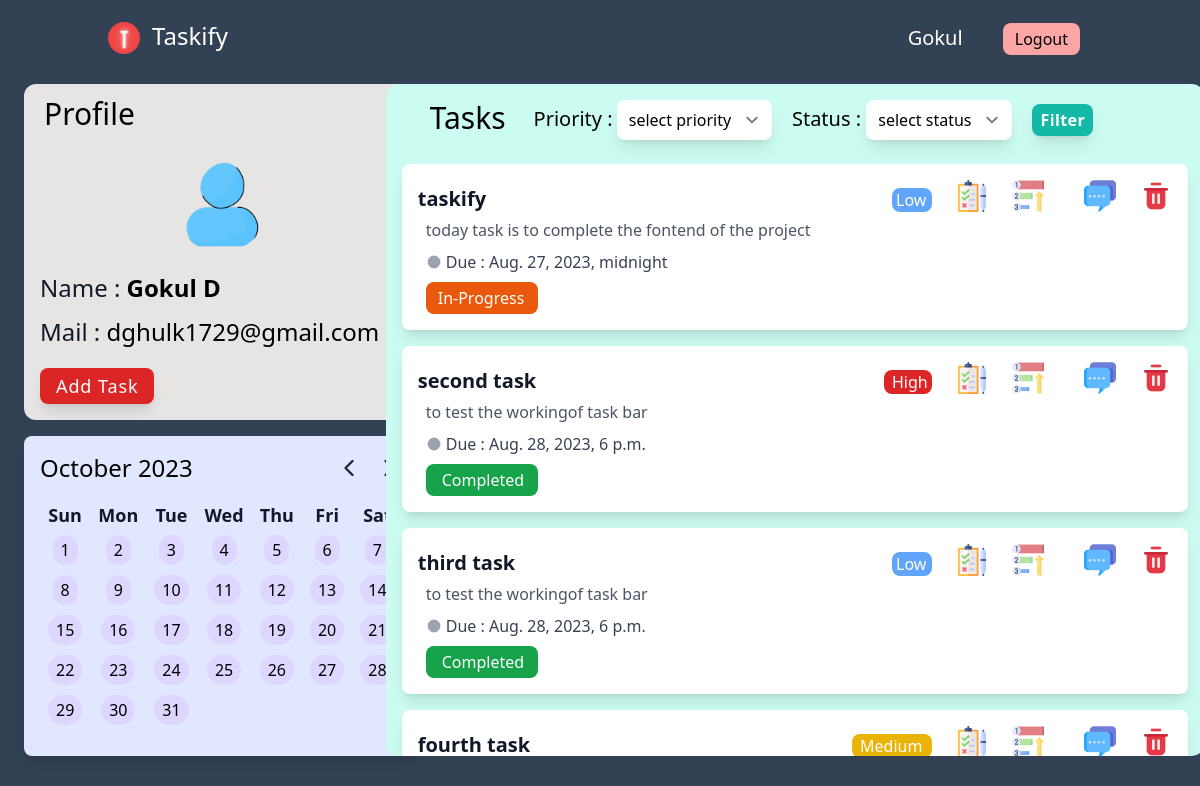
The page / (signed in) on the database as committed earlier.
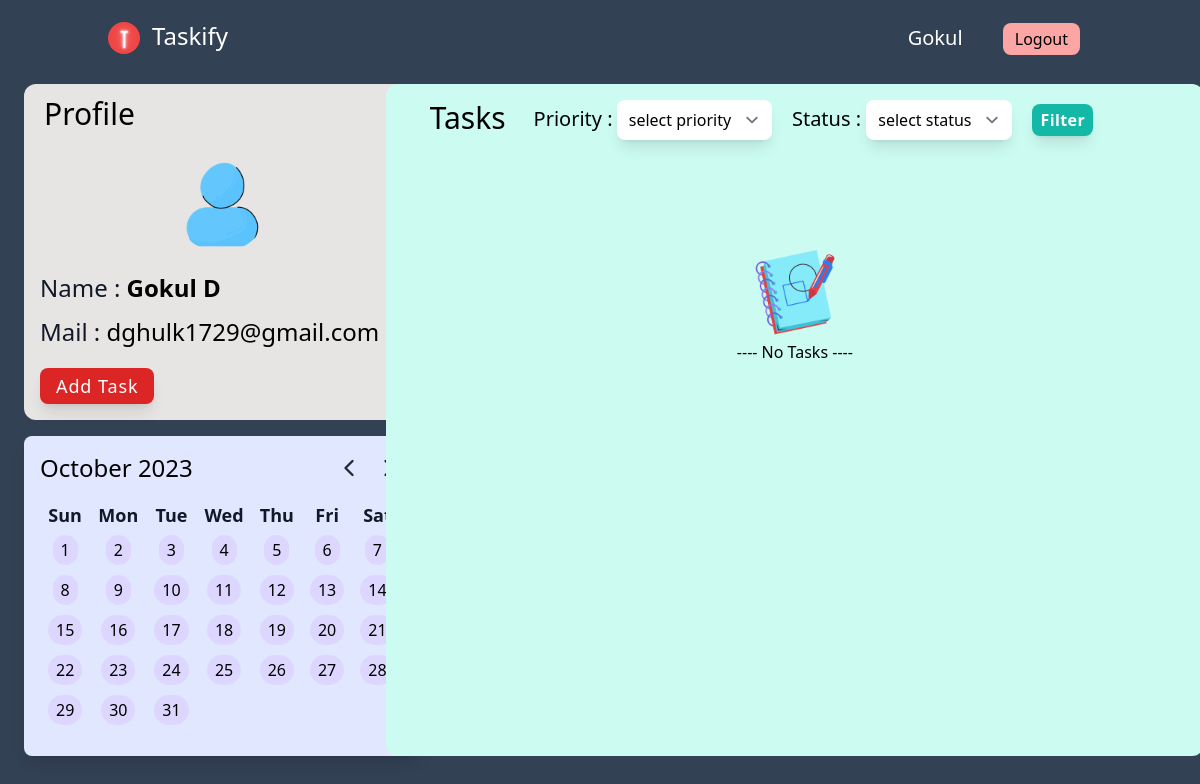
The same page on the database as committed later.
### tasks/models.py (models this page shows)
class Task(models.Model):
    id = models.AutoField(primary_key=True)
    title = models.CharField(max_length=100)
    description = models.TextField(max_length=300)
    due_date = models.DateTimeField()
    prority_choices = [
        ('low','low'),
        ('medium','medium'),
        ('high','high'),
    ]
    priority = models.CharField(max_length=15,choices=prority_choices,default='medium')
    category_choices = [
        ('personal','personal'),
        ('work','work'),
        ('learning','learning'),
    ]
    category = models.CharField(max_length=15,choices=category_choices, default='personal')
    status_choices = [
        ('pending','pending'),
        ('in-progress','in-progress'),
        ('completed','completed'),
    ]
    status = models.CharField(max_length=15,choices=status_choices,default='pending')
    user_id = models.ForeignKey(User,on_delete = models.CASCADE)
    created_at = models.DateTimeField()
    updated_at = models.DateTimeField()

### home/views.py (the view)
# urls.py: path('',views.homepage,name='homepage'),
def homepage(request, *args, **kwargs):
    if request.user.is_authenticated:
        tasks = Task.objects.filter(user_id = request.user).order_by('created_at')
        count = len(tasks)
        comments = Comment.objects.filter(user_id = request.user)
        return render(request, 'home.html',{'tasks':tasks,'count':count,'comments':comments})
    return render(request,'home.html')

### theme/templates/home.html (shortened to what this page needs)
{% extends "base.html" %}
{% load static%}
{%block body %}
<header class="text-black body-font">
    <div class="container mx-auto flex flex-wrap p-5 flex-col md:flex-row">
      <a href="/" class="flex title-font font-medium items-center text-white mb-4 md:mb-0">
        <img class="h-8 w-8 object-cover object-center rounded-full " src="{% static 'img/logo.png' %}">
        <span class="ml-3 pb-1 text-2xl">Taskify</span>
      </a>
     <div class="hidden sm:block sm:ml-auto">
        {% if user.is_authenticated %}
            <h2 class="inline-flex items-center mx-3 capitalize text-white font-medium text-xl py-1 px-3 focus:outline-none  mt-4 md:mt-0" >{{user.first_name}}</h2>
            <a href="/profiles/logout/" class="inline-flex items-center mx-3 bg-red-300 border-0 py-1 px-3 active:bg-red-400 focus:outline-none hover:bg-red-200 rounded-lg text-base mt-4 md:mt-0">Logout
            </a>
        {%endif%}
     </div>
    </div>
</header>
  <div class="mt-2  ">
    {% if user.is_authenticated %}
    <div class="h-full">
      <div class="mx-1 sm:mx-4 md:mx-6 grid grid-cols-7 gap-4 md:gap-4 sm:h-5/6">
        <div class="hidden col-span-6 md:col-span-2 md:grid grid-flow-row gap-4 h-80">
          <div class="bg-stone-200 rounded-xl">
            <p class="text-black text-left ml-2 capitalize mt-2 px-3 py-1 font-medium text-3xl">profile</p>
            <img class="my-5 mx-auto  h-24 w-24 rounded-full" src="{% static 'img/profile.png'%}" alt="profile picture" >
            <h1 class="mx-4 my-3 text-gray-900 font-medium text-2xl"> Name : <span class=" text-black font-bold capitalize">{{user.first_name}} {{user.last_name}}</span> </h1>
            <h1 class="mx-4 my-3 text-gray-900 font-medium text-2xl"> Mail : <span class=" text-black font-medium ">{{user.email}}</span> </h1>
            <div class="ml-2 my-4 mt-5">
              <a href="/tasks/add/task/" class="inline-flex mx-2   text-white tracking-wider bg-red-600 font-medium rounded-lg border-0 py-1 px-4 capitalize shadow-lg  focus:outline-none hover:-translate-y-0.5 transform transistion active:bg-red-400 hover:bg-red-500 hover:shadow-xl text-lg">Add task</a>
            </div>
          </div>
          <div class="bg-indigo-100 rounded-lg shadow-lg p-4 h-80">
            <div class="flex justify-between items-center mb-4">
              <h2 id="currentMonthYear" class="text-2xl font-medium"></h2>
              <div class="flex items-center">
                <button id="prevMonth" class=" focus:text-black hover:text-gray-400 text-gray-800 font-medium">
                </button>
                <button id="nextMonth" class="focus:text-black hover:text-gray-400 ml-3 text-gray-800 font-medium">
                </button>
              </div>
            </div>
            <table class="mt-4 mx-auto table-auto">
                <thead>
                    <tr>
                        <th class="text-lg text-gray-900 px-2">Sun</th>
                        <th class="text-lg text-gray-900 px-2">Mon</th>
                        <th class="text-lg text-gray-900 px-2">Tue</th>
                        <th class="text-lg text-gray-900 px-2">Wed</th>
                        <th class="text-lg text-gray-900 px-2">Thu</th>
                        <th class="text-lg text-gray-900 px-2">Fri</th>
                        <th class="text-lg text-gray-900 px-2">Sat</th>
                    </tr>
                </thead>
                <tbody id="calendarBody">
                </tbody>
            </table>
          </div>
        </div>
        <div class="col-span-6 sm:col-span-5 w-full mx-7 bg-teal-100 rounded-xl overflow-y-scroll h-100">
          <div class="fixed pb-2 px-6 rounded-lg  z-20 flex items-center  justify-between ">
            <h1 class="text-black text-left ml-2 capitalize mt-2 px-3 py-1 font-medium text-3xl">tasks</h1>
            <div class="hidden md:flex mr-0 ml-4 mt-3 ">
              <form method="post" action="/filter/">
                <label class="text-xl " for="Priority">Priority :</label>
                <select name="priority" class="mr-4 bg-white rounded-lg border-none text-md shadow-lg " id="Priority" >
                  {%if f_priority%}
                    <option value="{{f_priority}}" selected value="{{f_priority}}">{{f_priority}}</option>
                    <option value="None" >None </option>
                  {%else%}
                    <option value="None" selected value="Priority">select priority</option>
                  {%endif%}
                </select>
                <label class="text-xl " for="status">Status : </label>
                <select name="status" class="mr-4 bg-white rounded-lg border-none text-md shadow-lg " id="status" >
                  {%if f_status%}
                    <option value="{{f_status}}" selected value="{{f_status}}">{{f_status}}</option>
                    <option value="None" >None </option>
                  {%else%}
                    <option value="None" selected value="Priority">select status</option>
                  {%endif%}
                </select>
                <input type="submit" value="Filter" class="mr-3 text-white font-semibold  tracking-wide rounded-lg my-2 px-2 py-1 bg-teal-500 shadow-lg  hover:shadow-xl active:bg-teal-600 hover:-translate-y-0.5 transform transistion">
              </form>
            </div>
          </div>
          {%if count == 0 %}
              <div class='my-40'>
                <img src="{% static 'img/empty.png' %}" alt="empty tasks" class="h-24 w-24 mx-auto ">
                <p class="max-auto text-center" >---- No Tasks ----</p>
              </div>
          {%endif%}
          <div class="mt-20 mb-10">
              {% for task in tasks %}
              <div class="mx-4 mt-4 bg-white rounded-lg shadow-lg p-4 relative">
                <div class="flex justify-between items-center">
                  <p id="taskTitle" data="{{task.id}}" class="text-xl font-bold text-gray-900">{{ task.title }}</p>
                    <div class="flex space-x-2">
                      {% if task.priority == 'high' %}
                      <p class="px-2 mt-2 h-6 mx-4 w-12  bg-red-600 rounded-lg font-medium text-md text-white capitalize">{{task.priority}}</p>
                      {%endif%}
                      {% if task.priority == 'medium' %}
                      <p class="px-2 mt-2 h-6 mx-4 w-20 bg-yellow-500 rounded-lg font-medium text-md text-white capitalize">{{task.priority}}</p>
                      {%endif%}
                      {%if task.priority == 'low' %}
                      <p class="px-1 mt-2 h-6 mx-4 w-10 bg-blue-400 rounded-lg font-medium text-md text-white capitalize">{{task.priority}}</p>
                      {%endif%}
                      <div class="mx-4 relative inline-block text-gray-600">
                        <button class="mx-4text-gray-600 hover:text-gray-800 focus:outline-none status-dropdown-button "id="statusDropdownButton">
                          <img src="{% static 'img/status.png'%}" alt="comments" class="h-8 w-8">
                        </button>
                      </div>
                      <div class="mx-4 relative inline-block text-gray-600">
                        <button class="mx-4 text-gray-600 hover:text-gray-800 focus:outline-none priority-dropdown-button" >
                            <img src="{% static 'img/priority.png'%}" alt="priority" class="h-8 w-8">
                        </button>
                      </div>
                      <div class="mx-4 relative inline-block text-gray-600">
                        <button  class="mx-4 text-gray-600 hover:text-gray-800 focus:outline-none comment-dropdown-button"  >
                            <a>
                                <img src="{% static 'img/comment.png'%}" alt="comments" class="h-8 w-8">
                            </a>
                        </button>
                      </div>
                      <div class="mx-4 relative inline-block text-gray-600">
                        <a href="/tasks/delete/{{task.id}}/" class=" text-gray-600 hover:text-gray-800 focus:outline-none">
                          <img src="{% static 'img/delete.png'%}" alt="comments" class="h-8 w-8">
                        </a>
                      </div>
                    </div>
                </div>
                <p class="text-gray-600 mx-2 text-md">{{ task.description }}</p>
                <div class="flex items-center mx-2 mt-2">
                    <svg xmlns="http://www.w3.org/2000/svg" class="w-4 h-4 text-gray-400 mr-1" viewBox="0 0 20 20" fill="currentColor">
                        <path d="M10 2a8 8 0 100 16 8 8 0 000-16zm-1 14h2v-2h-2v2zm0-4h2V7h-2v5z" />
                    </svg>
                    <p class="text-gray-700">Due : {{ task.due_date }}</p>
                </div>
                <div class="mx-2 mt-2 ">
                  {% if task.status == 'in-progress' %}
                  <p class="px-3 py-1 w-28 bg-orange-600 rounded-lg font-medium text-md text-white capitalize">{{task.status}}</p>
                  {%endif%}
                  {%if task.status == 'completed' %}
                  <p class="pl-4 pr-3  py-1 w-28 bg-green-600 rounded-lg font-medium text-md text-white capitalize">{{task.status}}</p>
                  {%endif%}
                </div>
              </div>
            {% endfor %}
          </div>
        </div>
      </div>
    </div>
    {%endif%}
  </div>
{% endblock %}

### theme/templates/base.html (shortened to what this page needs)
{% load static tailwind_tags %}
{% load static %}
<!DOCTYPE html>
<html lang="en">
	<head>
		<link href="https://cdn.jsdelivr.net/npm/tailwindcss@2.2.15/dist/tailwind.min.css" rel="stylesheet">
		{% tailwind_css %}
	</head>
	<body class="bg-slate-700">
		{% block body %}
		{% endblock %}
	</body>
</html>

Rows that differ between the two databases and show on the page:
removed Task: title "taskify", priority "Low", description "today task is to complete the fontend of the project", due_date "Aug. 27, 2023, midnight", status "In-Progress"
removed Task: title "second task", priority "High", description "to test the workingof task bar", due_date "Aug. 28, 2023, 6 p.m.", status "Completed"
removed Task: title "third task", priority "Low", description "to test the workingof task bar", due_date "Aug. 28, 2023, 6 p.m.", status "Completed"
removed Task: title "fourth task", priority "Medium"
Other text that changed with them:
text now shown: "---- No Tasks ----"
